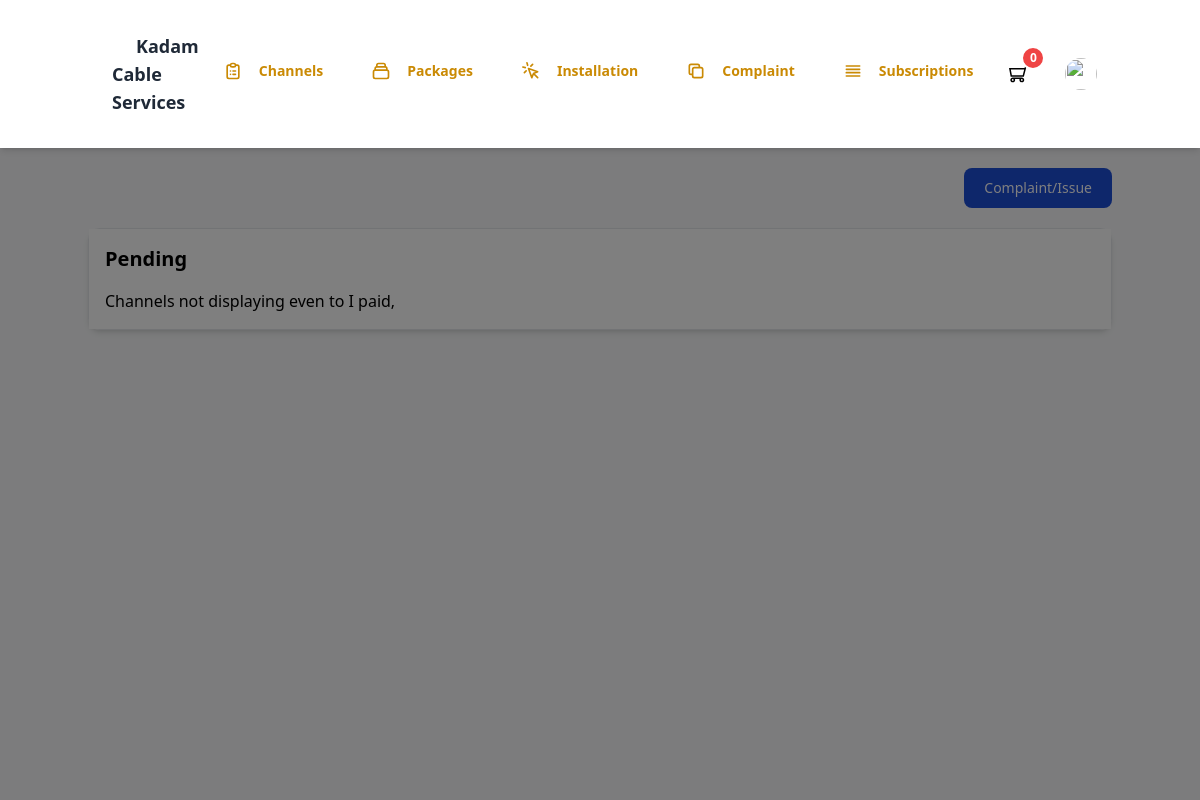
The app's page /Main/Customer/customer_complaint.php (signed in) with its own data.
### tables this page shows
CREATE TABLE `complaint` (
  `complaint_id` int(11) NOT NULL,
  `complaint_issue` varchar(1000) NOT NULL,
  `complaint_date` date DEFAULT NULL,
  `complaint_status` varchar(15) DEFAULT NULL,
  `complaint_cust` varchar(100) DEFAULT NULL,
  `complaint_emp` varchar(100) DEFAULT NULL,
  `complaint_notsolve` varchar(1000) NOT NULL
);

### Main/Customer/customer_complaint.php (the view, shortened to what this page needs)
<?php
if(isset($_SESSION["email"]) && isset($_SESSION["firstname"]) && isset($_SESSION["lastname"]) && isset($_SESSION["type"])  )
{
    $email = $_SESSION["email"];
}else{
    echo ("<script>location.href='Login.php'</script>");
}
include("../../config/connect.php");
?>
<!DOCTYPE html>
<html :class="{ 'theme-dark': dark }" x-data="data()" lang="en">
  <head>
    <link rel="stylesheet" href="https://unpkg.com/tailwindcss@2.2.19/dist/tailwind.min.css"/>
    <script src="https://cdn.tailwindcss.com"></script>
    <link href="https://cdnjs.cloudflare.com/ajax/libs/flowbite/2.2.0/flowbite.min.css" rel="stylesheet" />
    <link rel="stylesheet" type="text/css" href="https://cdn.jsdelivr.net/npm/toastify-js/src/toastify.min.css">
  </head>
  <body>
    <div
      class="flex h-screen bg-gray-50 dark:bg-gray-900"
      :class="{ 'overflow-hidden': isSideMenuOpen}"
    >
      <div class="flex flex-col flex-1">
      <?php include("./layouts/header/cust_header.php"); ?>
        <main class="h-full pb-16 overflow-y-auto">
          <div class="container px-0 mx-auto grid">
<button data-modal-target="crud-modal" data-modal-toggle="crud-modal" class=" mt-5 max-w-xs ml-auto block text-white bg-blue-700 hover:bg-blue-800 focus:ring-4 focus:outline-none focus:ring-blue-300 font-medium rounded-lg text-sm px-5 py-2.5 text-center dark:bg-blue-600 dark:hover:bg-blue-700 dark:focus:ring-blue-800" type="button">
  Complaint/Issue
</button>
<div class="flex flex-col space-y-5 mt-5">
    <?php
    $get_complaints_query = "SELECT * FROM `complaint` WHERE `complaint_cust` = '$email' ";
    $result_of_complaint = mysqli_query($con,$get_complaints_query);
    if(mysqli_num_rows($result_of_complaint)>0)
    {
        while($row = mysqli_fetch_assoc($result_of_complaint))
        {
            ?>
<div class="max-w-full rounded-xl shadow-md text-black border">
  <div class="p-4 bg-white">
    <div>
      <h2 class="text-xl font-bold text-black">
      <?php echo($row["complaint_status"]); ?>
      </h2>
      <p class="text-black mt-4">
      <?php echo($row["complaint_issue"]); ?>
      </p>
    </div>
  </div>
</div>
            <?php
        }
    }
    ?>
</div>
          </div>
        </main>
      </div>
    </div>
  </body>
</html>

### records on screen
complaint: complaint_status "Pending", complaint_issue "Channels not displaying even to I paid,"
